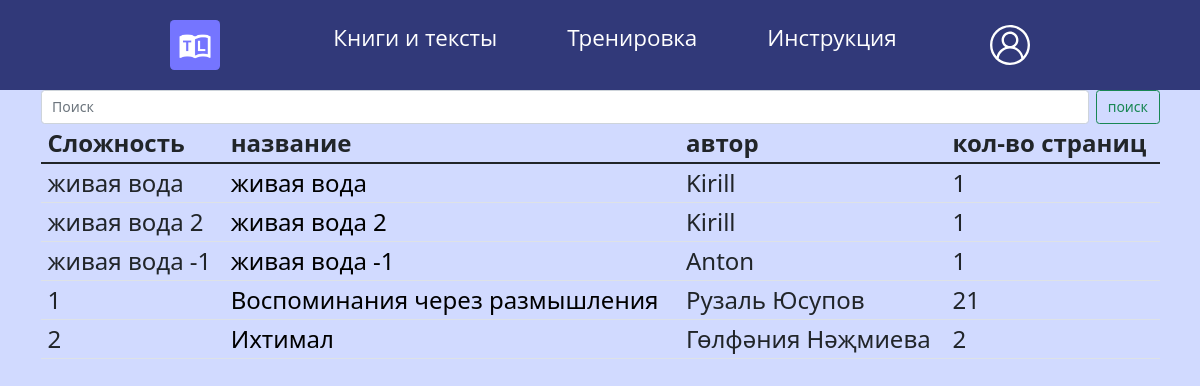
The page /books (signed in) on the database as committed earlier.
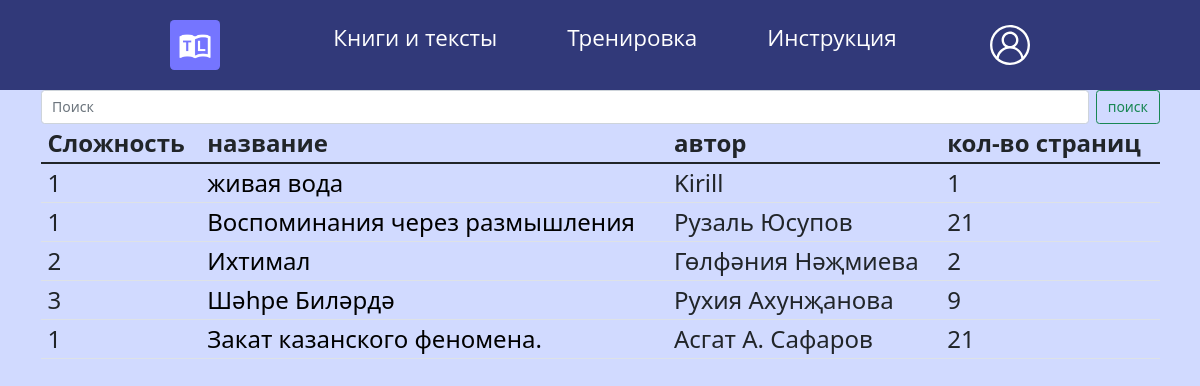
The same page on the database as committed later.
### data/books.py (models this page shows, shortened)
class Book(SqlAlchemyBase, SerializerMixin):
    __tablename__ = 'books'
    id = sqlalchemy.Column(sqlalchemy.Integer, primary_key=True, autoincrement=True)
    author = sqlalchemy.Column(sqlalchemy.Integer, nullable=True)
    user_author_id = sqlalchemy.Column(sqlalchemy.Integer, sqlalchemy.ForeignKey("users.id"), nullable=False)
    pages = sqlalchemy.Column(sqlalchemy.Integer, nullable=False)
    title = sqlalchemy.Column(sqlalchemy.VARCHAR, nullable=False)
    level_id = sqlalchemy.Column(sqlalchemy.Integer, nullable=False)
    user = orm.relation('User')

### main.py (the view)
@app.route('/books', methods=['GET', 'POST'])
@login_required
def books():
    db_sess = db_session.create_session()
    if request.method == 'POST':
        books = db_sess.query(Book).filter(Book.user_author_id == current_user.id,
                                           Book.title.like(f"%{request.form.get('field')}%")).all()
        return render_template('books.html', title='мои слова', books=books)
    books = db_sess.query(Book).filter(Book.user_author_id == current_user.id).all()
    return render_template('books.html', title='мои слова', books=books)

### data/db_session.py (called while the page is built)
def create_session() -> Session:
    global __factory
    return __factory()

### main.py (called while the page is built)
@login_manager.user_loader
def load_user(user_id):
    db_sess = db_session.create_session()
    return db_sess.query(User).get(user_id)

### templates/books.html
{% extends "base.html" %} {% block content %}
<div class="container">
    <div>
        <form class="d-flex" method="POST">
            <input class="form-control me-2" type="text" name="field" placeholder="Поиск">
            <input class="btn btn-outline-success" type="submit" name="search" value="поиск">
        </form>
    </div>
    <table class="table">
        <thead>
        <tr>
            <th scope="col">Сложность</th>
            <th scope="col">название</th>
            <th scope="col">автор</th>
            <th scope="col">кол-во страниц</th>
        </tr>
        </thead>
        {% for book in books %}
        <tr>
            <td>{{ book.level_id }}</td>
            <td><a href="/read_book/{{ book.id }}/1/null">{{ book.title }}</a></td>
            <td>{{ book.author }}</td>
            <td>{{ book.pages }}</td>
        </tr>
        {% endfor %}
    </table>
</div>
{% endblock %}

### templates/base.html (shortened to what this page needs)
<!DOCTYPE html>
<html lang="ru">
<head>
    <link href="https://cdn.jsdelivr.net/npm/bootstrap@5.1.3/dist/css/bootstrap.min.css" rel="stylesheet">
    <link rel="stylesheet" href="../../../static/css/style.css">
</head>
<body>
<div class="wrapper">
    {% include 'header.html' %}
    <main class="main">
        {% block content %}{% endblock %}
    </main>
</div>
</body>
</html>

### templates/header.html (shortened to what this page needs)
<header class="header">
    <div class="header__container">
        <a href="/" class="header__logo">
            <img src="/static/img/logo.png" alt="Упс..." class="rounded-3">
        </a>
        <div class="header__menu menu">
            <nav class="menu__body">
                <ul class="menu__list">
                    <li class="menu__item">
                        <a href="/books_and_texts/0" class="menu__link" data-goto=".hello">Книги и тексты</a>
                    </li>
                    <li class="menu__item">
                        <a href="/trainings" class="menu__link" data-goto=".skills">Тренировка</a>
                    </li>
                    <li class="menu__item">
                        <a href="/settings" class="menu__link" data-goto=".skills">Инструкция</a>
                    </li>
                </ul>
            </nav>
        </div>
        <div class="header__items contacts">
            <a href="/profile" target="_blank" class="header__item profile">
            </a>
        </div>
    </div>
</header>

### static/css/style.css (style rules this page uses)
* { padding: 0; margin: 0; border: 0; }
*, *:before, *:after { -moz-box-sizing: border-box; -webkit-box-sizing: border-box; box-sizing: border-box; }
nav, footer, header, aside { display: block; }
html, body { height: 100%; width: 100%; font-size: 100%; line-height: 1; font-size: 14px; -ms-text-size-adjust: 100%; -moz-text-size-adjust: 100%; -webkit-text-size-adjust: 100%; }
input, button, textarea { font-family: inherit; }
a, a:visited { text-decoration: none; color: #000000; }
ul li { list-style: none; }
img { vertical-align: top; }
* { -webkit-tap-highlight-color: rgba(0, 0, 0, 0); }
.wrapper { overflow: hidden; display: flex; flex-direction: column; min-height: 100%; background-color: #d1daff; }
.main { flex: 1 1 auto; }
[class*="__container"] { max-width: 1470px; margin: 0px auto; padding: 0px 15px; }
@media (max-width: 1470px) { [class*="__container"] { max-width: 970px; } }
.header { font-family: "Open Sans", sans-serif; background-color: #313979; width: 100%; z-index: 5; }
.header__container { display: flex; min-height: 90px; align-items: center; }
.header__logo { margin-left: 40px; z-index: 10; }
.header__logo img { width: 50px; height: 50px; }
.header__menu { flex: 1 1 auto; }
.menu { display: flex; justify-content: center; margin: 0px 40px 0px 32px; }
.menu__list { display: flex; justify-content: space-between; gap: 70px; }
.menu__item { color: #fd2155; }
.menu__item a { font-size: 1.6rem; color: #ffffff; line-height: 5rem; transition: color 0.3s, background-color 0.3s; }
.header__items { margin-right: 40px; display: flex; gap: 20px; }
.header__item { fill: #ffffff; transition: fill 0.3s; }
th, td { font-size: 24px; }
.header__logo img { text-align: center; }

Rows that differ between the two databases and show on the page:
removed Book: level_id "живая вода 2", title "живая вода 2", author "Kirill", pages "1"
removed Book: level_id "живая вода -1", title "живая вода -1", author "Anton", pages "1"
changed Book "живая вода": level_id "живая вода" → "1"
added Book: level_id "3", title "Шәһре Биләрдә", author "Рухия Ахунҗанова", pages "9"
added Book: level_id "1", title "Закат казанского феномена.", author "Асгат А. Сафаров", pages "21"
